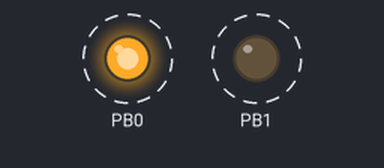
The program below on a simulated ATmega328P, built with avr-gcc and emulated at 16 MHz. Shown: output pins drawn as LEDs (lit = HIGH). Dashed ring = blinking.

Above: at 0.5 s.
Timing chart, 0 to 4.6 s (numbered marks = the images above):
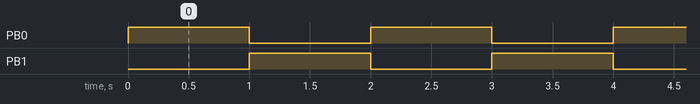

Measured:
- by itself, PB0, PB1: alternates HIGH for 1.0 s and LOW for 1.0 s

The program:

main.cpp
```cpp
/*
 * HelloWord.cpp
 *
 * Created: 02/02/2026 19:05:08
 * Author : Arthur H. S. Meira
 */


#define F_CPU 16000000  //frequência de clock do Atmega328


//---Inclusão de bibliotecas---
#include <avr/io.h>
#include <util/delay.h>


//---Macros---
#define set_bit(reg, bit) (reg |=  (1<<bit))
#define clr_bit(reg, bit) (reg &= ~(1<<bit))


//---Função principal---
int main(void)
{
	set_bit(DDRB , PORTB0);
	set_bit(DDRB , PORTB1);
	clr_bit(PORTB, PORTB0);
	clr_bit(PORTB, PORTB1);

	while (1)
    {
		set_bit(PORTB, PORTB0);
		clr_bit(PORTB, PORTB1);
			_delay_ms(1000);
		set_bit(PORTB, PORTB1);
		clr_bit(PORTB, PORTB0);
			_delay_ms(1000);

    }
}
```
